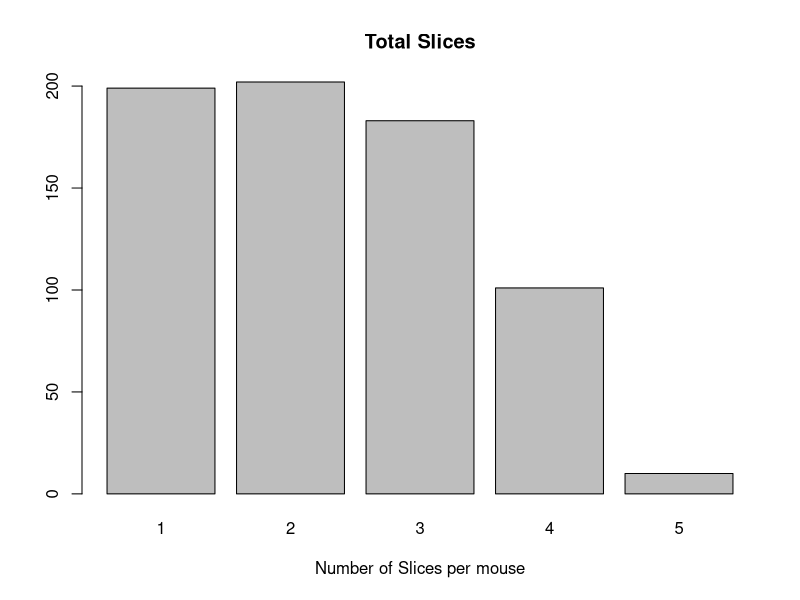
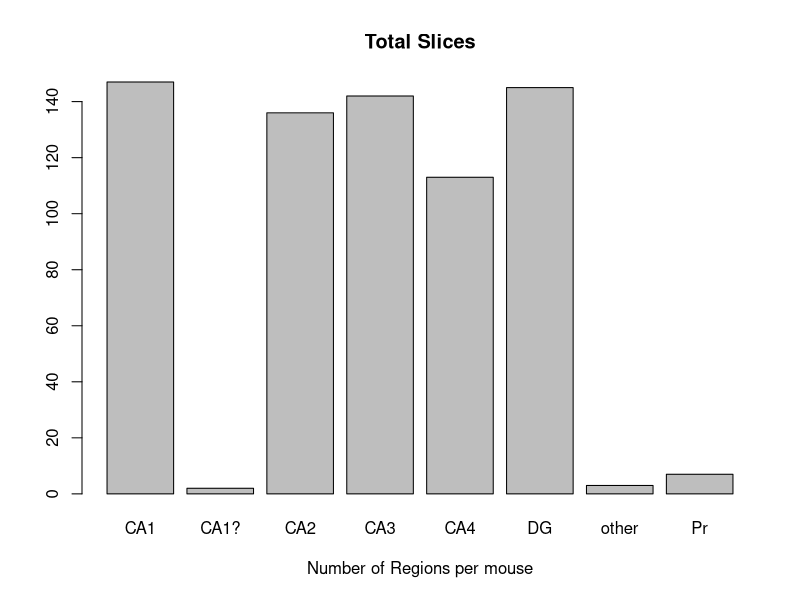
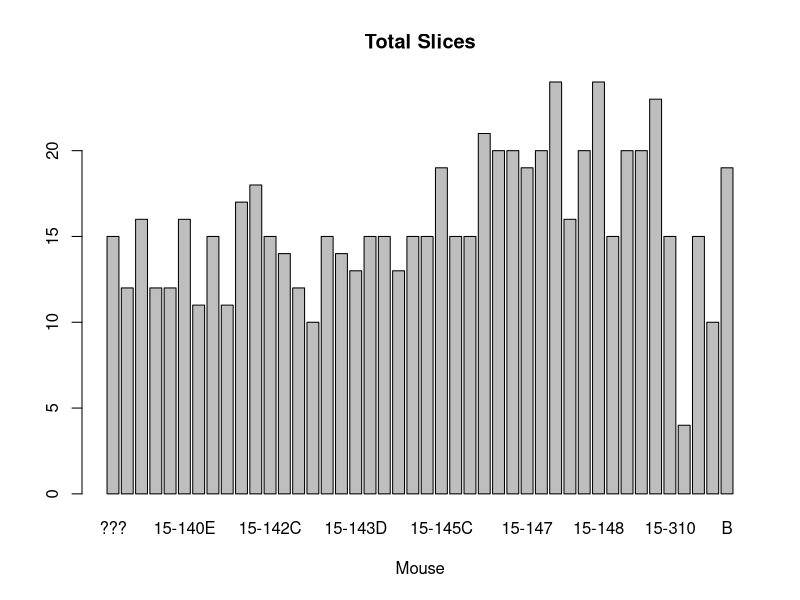
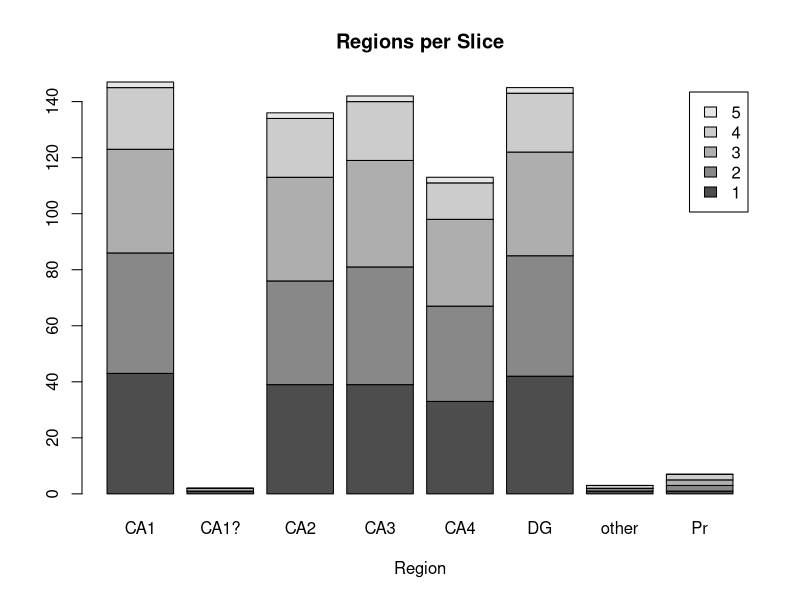

Write the R code that produced these figures, in order.
#install.packages("tidyr", dependencies=TRUE)
library("tidyr")
library("dplyr")
library("reshape2")

setwd("C:/Users/RMH/Dropbox/BehavEphyRNAseq/RNAseqSamples")
punches<-read.csv("punches_060915.csv", header=TRUE)
summary(punches)

#mice: make new datset with just "Mouse" "Date" "RNAisolationdate" "Slice.collector", "location" , order by date
#CA1toDG: make a wide dataset that counts number of punches, delete irrlevant columns, order by date
punches %>%
  select(Mouse, Slice, Punch, notes.mouse, photos, Date, RNAisolationdate, Slice.collector) %>%
  group_by(Mouse, Punch, notes.mouse, photos, Date, Slice.collector) %>%
  summarize(num.slice=length(Slice)) %>% 
  as.data.frame()->mice
CA1toDG<-spread(mice, Punch, num.slice)
CA1toDG[is.na(CA1toDG)]<-0
CA1toDG$"CA1?" <- NULL
CA1toDG$"other" <- NULL
CA1toDG$"Pr" <- NULL
#ordering both by date
CA1toDG <- CA1toDG[order(as.Date(CA1toDG$Date, format="%m/%d/%Y")),]
mice <- mice[order(as.Date(mice$Date, format="%m/%d/%Y")),]
#write to file
write.csv(mice, file="mice.csv")
write.csv(CA1toDG, file="CA1toDG.csv")


## Some summary figures to look at all samples
counts <- table(punches$Slice)
barplot(counts, main="Total Slices", 
        xlab="Number of Slices per mouse")
counts <- table(punches$Punch)
barplot(counts, main="Total Slices", 
        xlab="Number of Regions per mouse")
counts <- table(punches$Mouse)
barplot(counts, main="Total Slices", 
        xlab="Mouse")
counts <- table(punches$Slice, punches$Punch)
barplot(counts, main="Regions per Slice",
        xlab="Region", 
        legend = rownames(counts))
